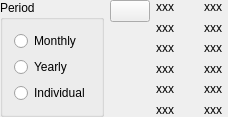
<?xml version="1.0" encoding="UTF-8"?>
<ui version="4.0">
 <class>KBudgetValues</class>
 <widget class="QWidget" name="KBudgetValues">
  <property name="geometry">
   <rect>
    <x>0</x>
    <y>0</y>
    <width>228</width>
    <height>111</height>
   </rect>
  </property>
  <layout class="QGridLayout">
   <property name="margin">
    <number>0</number>
   </property>
   <item row="0" column="0" rowspan="6">
    <widget class="QGroupBox" name="periodGroupBox">
     <property name="title">
      <string>Period</string>
     </property>
     <layout class="QVBoxLayout">
      <item>
       <widget class="QRadioButton" name="m_monthlyButton">
        <property name="text">
         <string comment="@action timeframe of the budget">Monthly</string>
        </property>
        <attribute name="buttonGroup">
         <string>m_periodGroup</string>
        </attribute>
       </widget>
      </item>
      <item>
       <widget class="QRadioButton" name="m_yearlyButton">
        <property name="text">
         <string comment="@action timeframe of the budget">Yearly</string>
        </property>
        <attribute name="buttonGroup">
         <string>m_periodGroup</string>
        </attribute>
       </widget>
      </item>
      <item>
       <widget class="QRadioButton" name="m_individualButton">
        <property name="text">
         <string comment="@action timeframe of the budget. month-by-month budget">Individual</string>
        </property>
        <attribute name="buttonGroup">
         <string>m_periodGroup</string>
        </attribute>
       </widget>
      </item>
      <item>
       <spacer name="spacer10">
        <property name="orientation">
         <enum>Qt::Vertical</enum>
        </property>
        <property name="sizeType">
         <enum>QSizePolicy::Expanding</enum>
        </property>
        <property name="sizeHint" stdset="0">
         <size>
          <width>20</width>
          <height>21</height>
         </size>
        </property>
       </spacer>
      </item>
     </layout>
    </widget>
   </item>
   <item row="0" column="1" rowspan="6">
    <layout class="QVBoxLayout">
     <item>
      <widget class="QPushButton" name="m_clearButton">
       <property name="text">
        <string/>
       </property>
      </widget>
     </item>
     <item>
      <spacer name="spacer7">
       <property name="orientation">
        <enum>Qt::Vertical</enum>
       </property>
       <property name="sizeType">
        <enum>QSizePolicy::Expanding</enum>
       </property>
       <property name="sizeHint" stdset="0">
        <size>
         <width>20</width>
         <height>21</height>
        </size>
       </property>
      </spacer>
     </item>
    </layout>
   </item>
   <item row="0" column="2">
    <widget class="QLabel" name="m_label1">
     <property name="text">
      <string>xxx</string>
     </property>
     <property name="wordWrap">
      <bool>false</bool>
     </property>
    </widget>
   </item>
   <item row="0" column="3">
    <widget class="QStackedWidget" name="m_firstItemStack">
     <property name="sizePolicy">
      <sizepolicy hsizetype="Preferred" vsizetype="Fixed">
       <horstretch>0</horstretch>
       <verstretch>0</verstretch>
      </sizepolicy>
     </property>
     <widget class="QWidget" name="m_monthlyPage">
      <layout class="QHBoxLayout">
       <property name="margin">
        <number>0</number>
       </property>
       <item>
        <widget class="kMyMoneyEdit" name="m_amountMonthly" native="true">
         <property name="resetButtonVisibility" stdset="0">
          <bool>false</bool>
         </property>
        </widget>
       </item>
      </layout>
     </widget>
     <widget class="QWidget" name="m_yearlyPage">
      <layout class="QHBoxLayout">
       <property name="margin">
        <number>0</number>
       </property>
       <item>
        <widget class="kMyMoneyEdit" name="m_amountYearly" native="true">
         <property name="resetButtonVisibility" stdset="0">
          <bool>false</bool>
         </property>
        </widget>
       </item>
      </layout>
     </widget>
     <widget class="QWidget" name="m_individualPage">
      <layout class="QHBoxLayout">
       <property name="margin">
        <number>0</number>
       </property>
       <item>
        <widget class="kMyMoneyEdit" name="m_amount1" native="true">
         <property name="resetButtonVisibility" stdset="0">
          <bool>false</bool>
         </property>
        </widget>
       </item>
      </layout>
     </widget>
    </widget>
   </item>
   <item row="1" column="2">
    <widget class="QLabel" name="m_label2">
     <property name="text">
      <string>xxx</string>
     </property>
     <property name="wordWrap">
      <bool>false</bool>
     </property>
    </widget>
   </item>
   <item row="1" column="3">
    <widget class="kMyMoneyEdit" name="m_amount2" native="true">
     <property name="resetButtonVisibility" stdset="0">
      <bool>false</bool>
     </property>
    </widget>
   </item>
   <item row="2" column="2">
    <widget class="QLabel" name="m_label3">
     <property name="text">
      <string>xxx</string>
     </property>
     <property name="wordWrap">
      <bool>false</bool>
     </property>
    </widget>
   </item>
   <item row="2" column="3">
    <widget class="kMyMoneyEdit" name="m_amount3" native="true">
     <property name="resetButtonVisibility" stdset="0">
      <bool>false</bool>
     </property>
    </widget>
   </item>
   <item row="3" column="2">
    <widget class="QLabel" name="m_label4">
     <property name="text">
      <string>xxx</string>
     </property>
     <property name="wordWrap">
      <bool>false</bool>
     </property>
    </widget>
   </item>
   <item row="3" column="3">
    <widget class="kMyMoneyEdit" name="m_amount4" native="true">
     <property name="resetButtonVisibility" stdset="0">
      <bool>false</bool>
     </property>
    </widget>
   </item>
   <item row="4" column="2">
    <widget class="QLabel" name="m_label5">
     <property name="text">
      <string>xxx</string>
     </property>
     <property name="wordWrap">
      <bool>false</bool>
     </property>
    </widget>
   </item>
   <item row="4" column="3">
    <widget class="kMyMoneyEdit" name="m_amount5" native="true">
     <property name="resetButtonVisibility" stdset="0">
      <bool>false</bool>
     </property>
    </widget>
   </item>
   <item row="5" column="2">
    <widget class="QLabel" name="m_label6">
     <property name="text">
      <string>xxx</string>
     </property>
     <property name="wordWrap">
      <bool>false</bool>
     </property>
    </widget>
   </item>
   <item row="5" column="3">
    <widget class="kMyMoneyEdit" name="m_amount6" native="true">
     <property name="resetButtonVisibility" stdset="0">
      <bool>false</bool>
     </property>
    </widget>
   </item>
   <item row="0" column="4">
    <widget class="QLabel" name="m_label7">
     <property name="text">
      <string>xxx</string>
     </property>
     <property name="wordWrap">
      <bool>false</bool>
     </property>
    </widget>
   </item>
   <item row="0" column="5">
    <widget class="kMyMoneyEdit" name="m_amount7" native="true">
     <property name="resetButtonVisibility" stdset="0">
      <bool>false</bool>
     </property>
    </widget>
   </item>
   <item row="1" column="4">
    <widget class="QLabel" name="m_label8">
     <property name="text">
      <string>xxx</string>
     </property>
     <property name="wordWrap">
      <bool>false</bool>
     </property>
    </widget>
   </item>
   <item row="1" column="5">
    <widget class="kMyMoneyEdit" name="m_amount8" native="true">
     <property name="resetButtonVisibility" stdset="0">
      <bool>false</bool>
     </property>
    </widget>
   </item>
   <item row="2" column="4">
    <widget class="QLabel" name="m_label9">
     <property name="text">
      <string>xxx</string>
     </property>
     <property name="wordWrap">
      <bool>false</bool>
     </property>
    </widget>
   </item>
   <item row="2" column="5">
    <widget class="kMyMoneyEdit" name="m_amount9" native="true">
     <property name="resetButtonVisibility" stdset="0">
      <bool>false</bool>
     </property>
    </widget>
   </item>
   <item row="3" column="4">
    <widget class="QLabel" name="m_label10">
     <property name="text">
      <string>xxx</string>
     </property>
     <property name="wordWrap">
      <bool>false</bool>
     </property>
    </widget>
   </item>
   <item row="3" column="5">
    <widget class="kMyMoneyEdit" name="m_amount10" native="true">
     <property name="resetButtonVisibility" stdset="0">
      <bool>false</bool>
     </property>
    </widget>
   </item>
   <item row="4" column="4">
    <widget class="QLabel" name="m_label11">
     <property name="text">
      <string>xxx</string>
     </property>
     <property name="wordWrap">
      <bool>false</bool>
     </property>
    </widget>
   </item>
   <item row="4" column="5">
    <widget class="kMyMoneyEdit" name="m_amount11" native="true">
     <property name="resetButtonVisibility" stdset="0">
      <bool>false</bool>
     </property>
    </widget>
   </item>
   <item row="5" column="4">
    <widget class="QLabel" name="m_label12">
     <property name="text">
      <string>xxx</string>
     </property>
     <property name="wordWrap">
      <bool>false</bool>
     </property>
    </widget>
   </item>
   <item row="5" column="5">
    <widget class="kMyMoneyEdit" name="m_amount12" native="true">
     <property name="resetButtonVisibility" stdset="0">
      <bool>false</bool>
     </property>
    </widget>
   </item>
  </layout>
 </widget>
 <layoutdefault spacing="6" margin="11"/>
 <customwidgets>
  <customwidget>
   <class>kMyMoneyEdit</class>
   <extends>QWidget</extends>
   <header>kmymoneyedit.h</header>
  </customwidget>
 </customwidgets>
 <tabstops>
  <tabstop>m_monthlyButton</tabstop>
  <tabstop>m_yearlyButton</tabstop>
  <tabstop>m_individualButton</tabstop>
  <tabstop>m_clearButton</tabstop>
  <tabstop>m_amount1</tabstop>
  <tabstop>m_amountMonthly</tabstop>
  <tabstop>m_amountYearly</tabstop>
  <tabstop>m_amount2</tabstop>
  <tabstop>m_amount3</tabstop>
  <tabstop>m_amount4</tabstop>
  <tabstop>m_amount5</tabstop>
  <tabstop>m_amount6</tabstop>
  <tabstop>m_amount7</tabstop>
  <tabstop>m_amount8</tabstop>
  <tabstop>m_amount9</tabstop>
  <tabstop>m_amount10</tabstop>
  <tabstop>m_amount11</tabstop>
  <tabstop>m_amount12</tabstop>
 </tabstops>
 <resources/>
 <connections/>
 <buttongroups>
  <buttongroup name="m_periodGroup"/>
 </buttongroups>
</ui>
